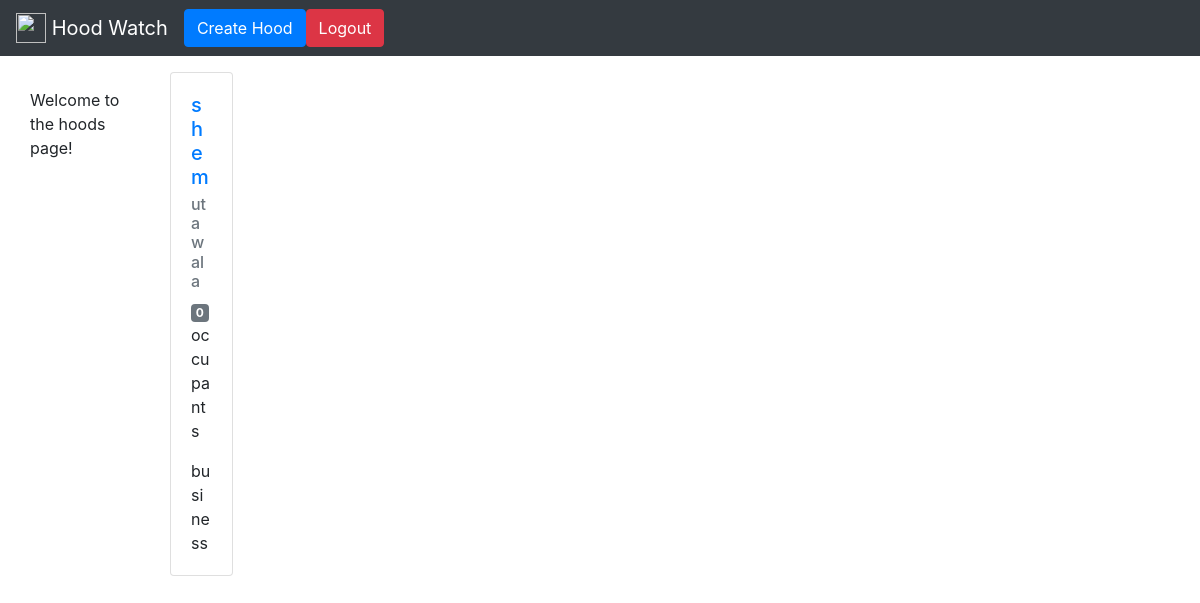
/hoods/, run on an earlier commit of the app's database.
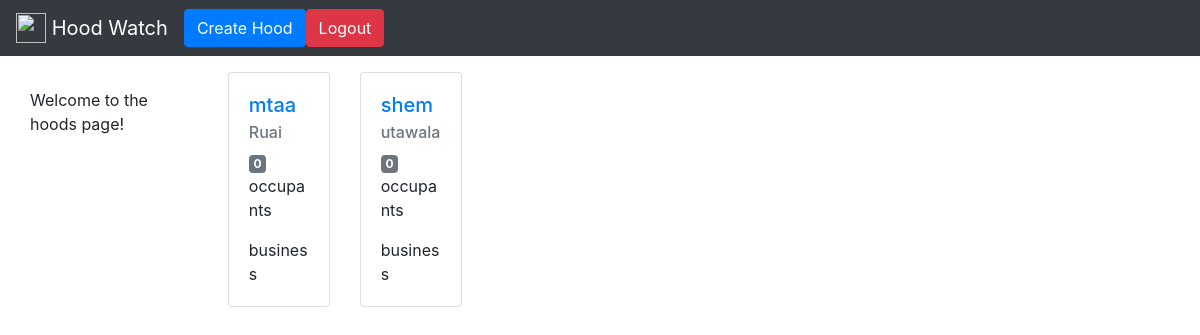
And on a later commit of the database.
### hoods/models.py (models this page shows, shortened)
class Hood(models.Model):
    name = models.CharField(max_length=140, unique=True)
    slug = models.SlugField(allow_unicode=True,  unique=True)
    location = models.CharField(max_length=140, blank=True, default='')
    occupants = models.ManyToManyField(User, through='HoodMember')
    class Meta:
        ordering = ['name']

### hoods/views.py (the view)
class ListHoods(generic.ListView):
    model = Hood

### hoods/templates/hoods/hood_list.html (shortened to what this page needs)
{% extends "hoods/hood_base.html" %} {% block prehood %}
<div class="row mt-2">
  <div class="col-md-4">
      <br/> Welcome to the hoods page!</p>
  </div>
  {% endblock %} {% block hood_content %}
  <div class="col-md-8">
    <div class="row">
      {% for hood in object_list %}
      <div class="col-md-4">
        <div class="card mt-2">
          <div class="card-body">
            <h5 class="card-title"><a href="{% url 'hoods:single' slug=hood.slug %}">{{hood.name}}</a></h5>
            <h6 class="card-subtitle mb-2 text-muted">{{hood.location}}</h6>
            <p class="card-text"><span class="badge badge-secondary">{{hood.occupants.count}}</span> occupant{{hood.occupants.count|pluralize}}</p>
            <p class="card-text"> business{{hood.businesses.count|pluralize}}</p>
          </div>
        </div>
      </div>
      {% endfor %}
    </div>
  </div>
</div>
{% endblock %}

What changed in the data, as far as the page shows it:
added Hood: name "mtaa", location "Ruai", occupants.count "0"
